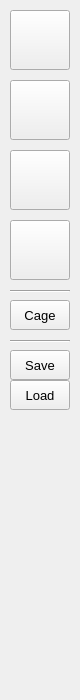
<?xml version="1.0" encoding="UTF-8"?>
<ui version="4.0">
 <class>ToolsPanel</class>
 <widget class="QDockWidget" name="ToolsPanel">
  <property name="geometry">
   <rect>
    <x>0</x>
    <y>0</y>
    <width>80</width>
    <height>700</height>
   </rect>
  </property>
  <property name="minimumSize">
   <size>
    <width>80</width>
    <height>500</height>
   </size>
  </property>
  <property name="maximumSize">
   <size>
    <width>80</width>
    <height>524287</height>
   </size>
  </property>
  <property name="features">
   <set>QDockWidget::DockWidgetFloatable|QDockWidget::DockWidgetMovable</set>
  </property>
  <property name="windowTitle">
   <string>Tools</string>
  </property>
  <widget class="QWidget" name="dockWidgetContents">
   <widget class="QPushButton" name="cageDeformation">
    <property name="geometry">
     <rect>
      <x>10</x>
      <y>300</y>
      <width>60</width>
      <height>30</height>
     </rect>
    </property>
    <property name="font">
     <font>
      <pointsize>10</pointsize>
     </font>
    </property>
    <property name="text">
     <string>Cage</string>
    </property>
   </widget>
   <widget class="Line" name="line">
    <property name="geometry">
     <rect>
      <x>10</x>
      <y>340</y>
      <width>60</width>
      <height>3</height>
     </rect>
    </property>
    <property name="orientation">
     <enum>Qt::Horizontal</enum>
    </property>
   </widget>
   <widget class="QPushButton" name="saveCamera">
    <property name="geometry">
     <rect>
      <x>10</x>
      <y>350</y>
      <width>60</width>
      <height>30</height>
     </rect>
    </property>
    <property name="font">
     <font>
      <pointsize>10</pointsize>
     </font>
    </property>
    <property name="text">
     <string>Save</string>
    </property>
   </widget>
   <widget class="QPushButton" name="restoreCamera">
    <property name="geometry">
     <rect>
      <x>10</x>
      <y>380</y>
      <width>60</width>
      <height>30</height>
     </rect>
    </property>
    <property name="font">
     <font>
      <pointsize>10</pointsize>
     </font>
    </property>
    <property name="text">
     <string>Load</string>
    </property>
   </widget>
   <widget class="QPushButton" name="interCamera">
    <property name="geometry">
     <rect>
      <x>10</x>
      <y>10</y>
      <width>60</width>
      <height>60</height>
     </rect>
    </property>
    <property name="text">
     <string/>
    </property>
   </widget>
   <widget class="QPushButton" name="interSelect">
    <property name="geometry">
     <rect>
      <x>10</x>
      <y>80</y>
      <width>60</width>
      <height>60</height>
     </rect>
    </property>
    <property name="text">
     <string/>
    </property>
   </widget>
   <widget class="QPushButton" name="interDeselect">
    <property name="geometry">
     <rect>
      <x>10</x>
      <y>150</y>
      <width>60</width>
      <height>60</height>
     </rect>
    </property>
    <property name="text">
     <string/>
    </property>
   </widget>
   <widget class="QPushButton" name="interDeform">
    <property name="geometry">
     <rect>
      <x>10</x>
      <y>220</y>
      <width>60</width>
      <height>60</height>
     </rect>
    </property>
    <property name="text">
     <string/>
    </property>
   </widget>
   <widget class="Line" name="line_3">
    <property name="geometry">
     <rect>
      <x>10</x>
      <y>290</y>
      <width>60</width>
      <height>3</height>
     </rect>
    </property>
    <property name="orientation">
     <enum>Qt::Horizontal</enum>
    </property>
   </widget>
  </widget>
 </widget>
 <resources/>
 <connections/>
</ui>
